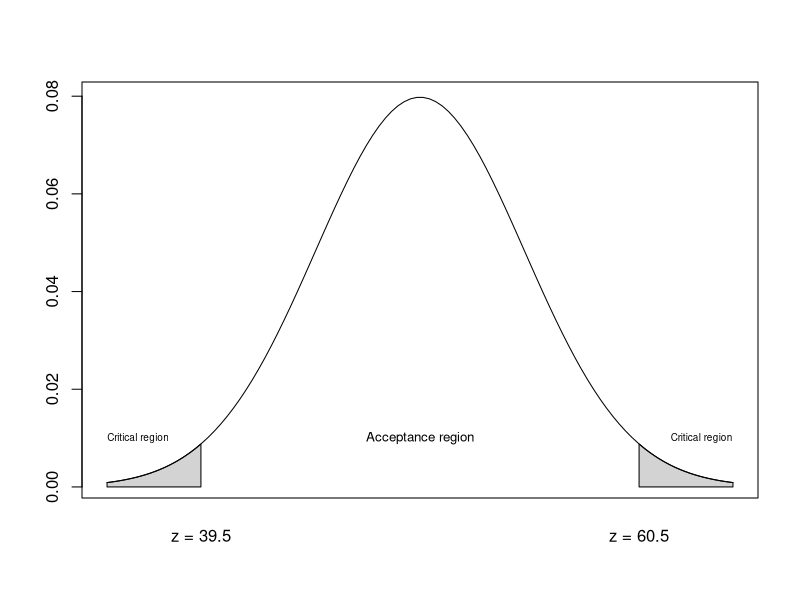

Generate this figure with R:
## ---- chunk 1
normal_area <-function(mean = 0, sd = 1, lb, ub, acolor = "lightgray", ...) {
  x <- seq(mean - 3 * sd, mean + 3 * sd, length = 100)
  
  if (missing(lb)) {
    lb <- min(x)
  }
  
  if (missing(ub)) {
    ub <- max(x)
  }
  
  x2 <- seq(lb, ub, length = 100)
  plot(x, dnorm(x, mean, sd), type = "n", ylab = "", ...)
  
  y <- dnorm(x2, mean, sd)
  polygon(c(lb, x2, ub), c(0, y, 0), col = acolor)
  lines(x, dnorm(x, mean, sd), type = "l", ...)
}
## ---- chunk 2
inv_normal_area <-function(mean = 0, sd = 1, lb, ub, acolor = "lightgray", ...) {
  x <- seq(mean - 3 * sd, mean + 3 * sd, length = 100)
  
  if (missing(lb)) {
    lb <- min(x)
  }
  
  if (missing(ub)) {
    ub <- max(x)
  }
  
  x1 <- seq(min(x), lb, length = 100)
  y1 <- dnorm(x1, mean, sd)
  
  x2 <- seq(ub, max(x), length = 100)
  y2 <- dnorm(x2, mean, sd)
  
  plot(x, dnorm(x, mean, sd), type = "n", ylab = "", ...)
  
  polygon(c(min(x), x1, lb), c(0, y1, 0), col = acolor)
  polygon(c(ub, x2, max(x)), c(0, y2, 0), col = acolor)
  
  lines(x, dnorm(x, mean, sd), type = "l")
}
## ---- chunk 3
p10.2.mean <- 100*.5
p10.2.sd <- sqrt(100*.5*.5)
inv_normal_area(p10.2.mean, p10.2.sd, lb=39.5, ub=60.5, xaxt='n', xlab='')
text(39.5, -0.01, "z = 39.5", xpd=NA)
text(60.5, -0.01, "z = 60.5", xpd=NA)
text(36.5, 0.01, "Critical region", xpd=NA, cex=.6)
text(63.5, 0.01, "Critical region", xpd=NA, cex=.6)
text(50, 0.01, "Acceptance region", xpd=NA, cex=.8)
